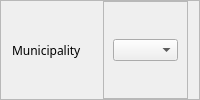
           <widget class="QFrame" name="frame_37">
            <property name="frameShape">
             <enum>QFrame::StyledPanel</enum>
            </property>
            <property name="frameShadow">
             <enum>QFrame::Raised</enum>
            </property>
            <layout class="QHBoxLayout" name="horizontalLayout_38">
             <property name="topMargin">
              <number>0</number>
             </property>
             <property name="bottomMargin">
              <number>0</number>
             </property>
             <item>
              <widget class="QLabel" name="label_19">
               <property name="font">
                <font>
                 <family>Moon</family>
                </font>
               </property>
               <property name="text">
                <string>Municipality</string>
               </property>
              </widget>
             </item>
             <item>
              <widget class="QFrame" name="frame_38">
               <property name="font">
                <font>
                 <pointsize>7</pointsize>
                </font>
               </property>
               <property name="frameShape">
                <enum>QFrame::StyledPanel</enum>
               </property>
               <property name="frameShadow">
                <enum>QFrame::Raised</enum>
               </property>
               <layout class="QHBoxLayout" name="horizontalLayout_39">
                <item>
                 <widget class="QComboBox" name="muncLine">
                  <property name="font">
                   <font>
                    <family>Raleway</family>
                    <pointsize>7</pointsize>
                   </font>
                  </property>
                  <property name="placeholderText">
                   <string/>
                  </property>
                 </widget>
                </item>
               </layout>
              </widget>
             </item>
            </layout>
           </widget>
